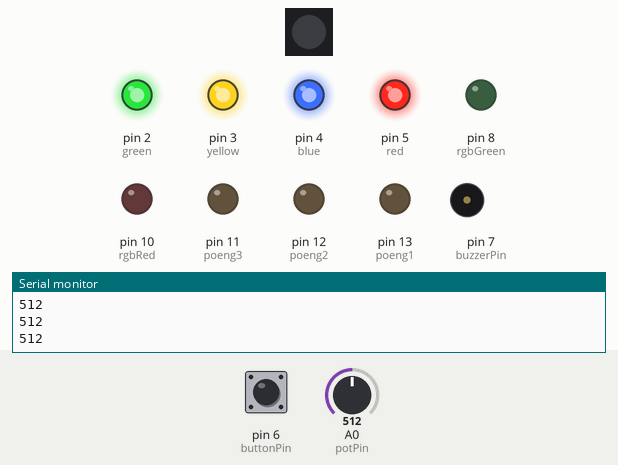
This sketch was run on a simulated Arduino Uno, built with avr-gcc and run on an emulated ATmega328P. Shown: 1 RGB LEDs in strip order, left to right, output pins drawn as LEDs (lit = HIGH), buzzer (waves = sounding), the last lines printed to the serial monitor. Dashed ring = blinking. Inputs (shaded band) come from the test bench; at power-on: pin 6 (buttonPin) HIGH, A0 (potPin) = 512. Random numbers use the default seed unless the sketch sets one.

Above: at 1.4 s.
1.5 s: pin 6 (buttonPin) pulled LOW for 0.55 s
At 2.1 s:
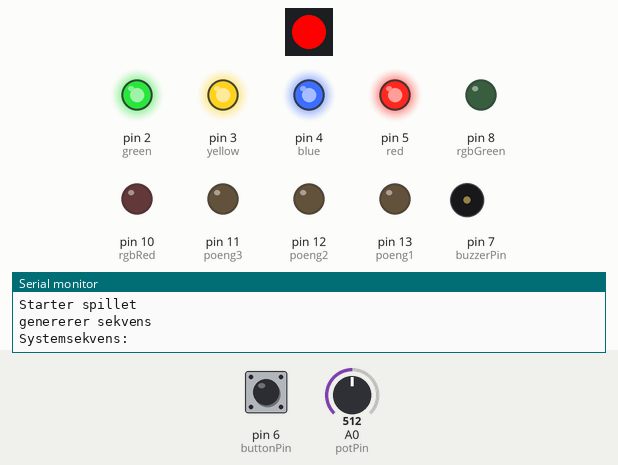
5.0 s: A0 (potPin) set to 490
At 7.1 s:
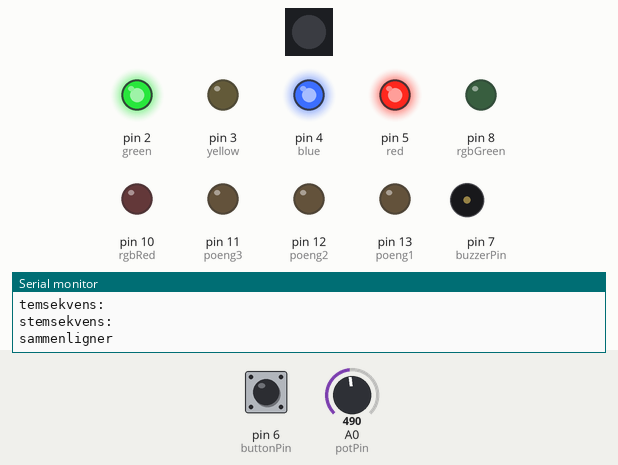
8.0 s: A0 (potPin) set to 510
At 9.3 s:
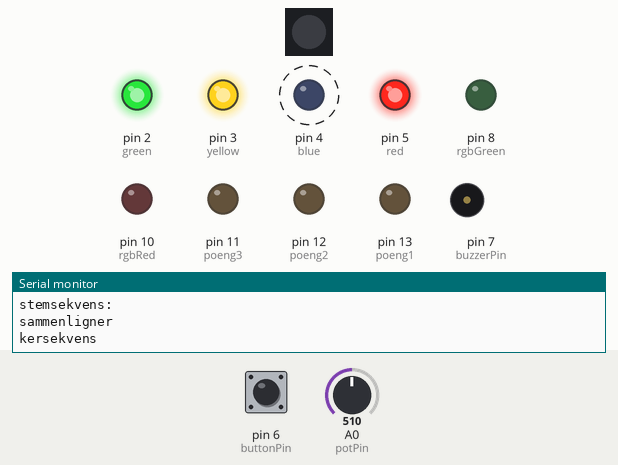
14.0 s: pin 6 (buttonPin) pulled LOW for 1 s
At 15.9 s:
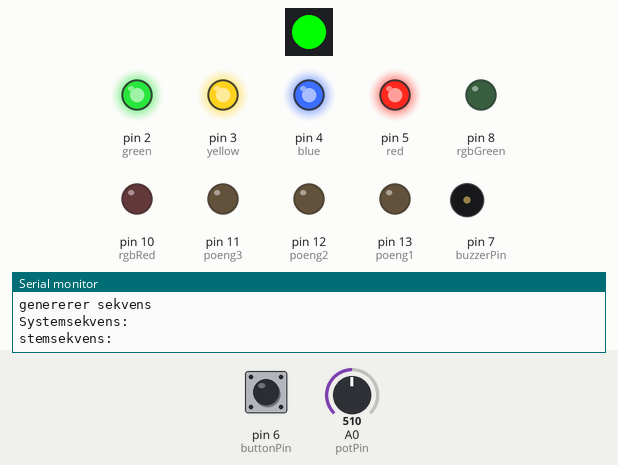
18.0 s: A0 (potPin) set to 655
At 20.9 s:
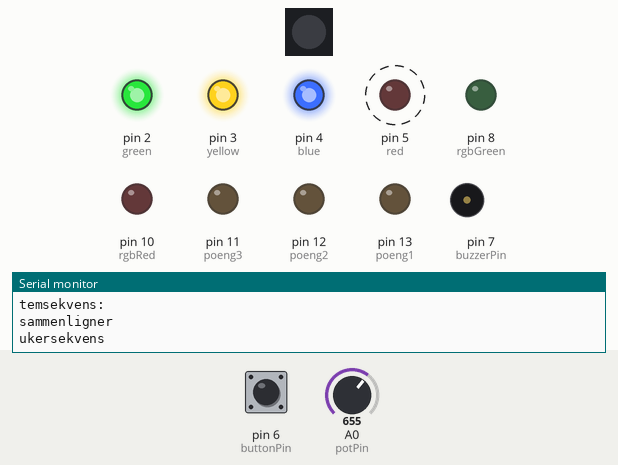
21.0 s: A0 (potPin) set to 290
At 23.0 s:
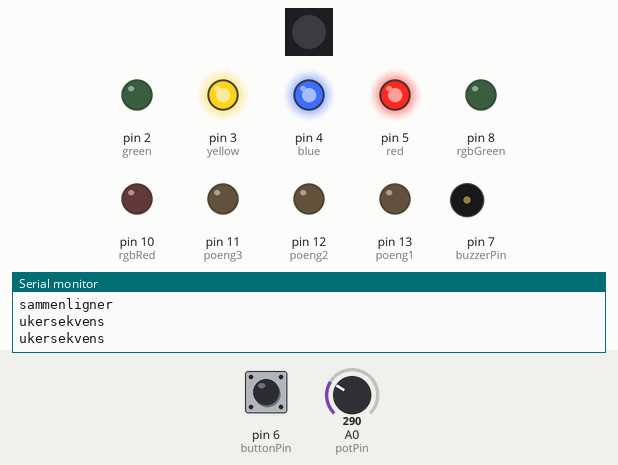
Timing chart, 0 to 25.0 s (numbered marks = the images above; inputs shaded):
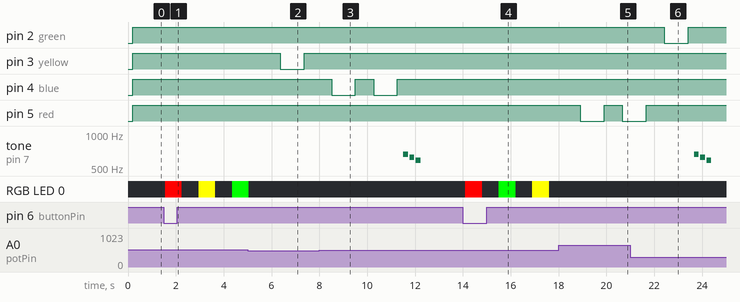

The sketch:

SisteTorsdag12JuniKl1502.ino
```cpp
//INPUT PULLUP OG BUTTON HIGH/LOW MÅ BYTTES
#include <WS2812.h>
WS2812 LED(1);
  cRGB value;

//toner:
const float tone_F4 = 349.23;
const float tone_A4 = 440;
const float tone_C5 = 523.25;
const float tone_D5 = 587.33;
const float tone_Dess5 = 622.25;
const float tone_E5 = 659.25;
const float tone_F5 = 698.46;
const float tone_G5 = 783.99;

//lampene til hvert fargede garnnøste//unike farger i en sekvens:
const int red = 5;
const int blue = 4;
const int yellow = 3;
const int green = 2;

int fargePins[] = { red, blue, yellow, green };

// RGB pins
//fjernes?
const int rgbRed = 10;
const int rgbGreen = 8;
const int rgbBlue = 9;

// RGB multi-dimensjonal array
const int farger[4][3] = {
  { 255, 0, 0 },   // Rød
  { 0, 0, 255 },   // Blå
  { 0, 255, 0 },   // Grønn
  { 255, 255, 0 }  // Gul
};

//ordbok mulig løsning

//potentiometer pin
const int potPin = A0;

//piezo pin
const int buzzerPin = 7;

//start-knapp pin
const int buttonPin = 6;

// Poenglamper
const int poeng1 = 13;
const int poeng2 = 12;
const int poeng3 = 11;

//array med poenglampene
int poengLamper[] = { poeng1, poeng2, poeng3 };

//Start-knapp variabel
int buttonState = 1;

//variabel lengde på sekvensen
const int lengdeSekvens = 3;  //burde egt ikke være const
int systemSekvens[lengdeSekvens];
int brukerSekvens[lengdeSekvens];

//setter poeng til å starte på 0
int poeng = 0;

//boolsk verdi som sier om spillet er over eller ikke
bool fortsett = true;

void setup() {
  LED.setOutput(9);
  Serial.begin(9600);
  //gjør at vi kan printe til serial monitoren om jeg forstod det riktig, slik at vi kan legge inn print og feilsøke mer

  //start-knapp
  pinMode(buttonPin, INPUT_PULLUP);//HUSK Å TA MED!!!!

  //RGB
  pinMode(rgbRed, OUTPUT);
  pinMode(rgbGreen, OUTPUT);
  pinMode(rgbBlue, OUTPUT);

  pinMode(buzzerPin, OUTPUT);  //piezo

  for (int poeng : poengLamper) {  //poenglamper
    pinMode(poeng, OUTPUT);
  }

  for (int farge : fargePins) {  //sekvenslamper
    pinMode(farge, OUTPUT);
  }


  //leser tilfeldig tall fra A1
  randomSeed(analogRead(A1));  //kand obbelsjekkes
}

void loop() {  //tanken er at spillet fortsetter en og en runde frem til man oppnår tre poeng. checks out?
  settFarge(0, 0, 0);
  int verdi = analogRead(potPin);
  Serial.println(verdi);

  for (int farge : fargePins){
    digitalWrite(farge, HIGH);
  }

  buttonState = digitalRead(buttonPin);
  if(buttonState == LOW){
    spill();
  }

  delay(250);
}

void spill() {
  Serial.println("Starter spillet");
  //if (buttonState == HIGH) {//burde gjøre at du bare trenger å trykke på knappen en gang (ikke holde inne, da er det feil)
  genererOgVisSekvens();
  sammenlign();  // Bruker input + evaluering
  sjekkSeier();
}


void genererOgVisSekvens() {
  Serial.println("genererer sekvens");
  // Tellere for hver farge for å begrense maks to av samme farge
  int fargeTeller[] = { 0, 0, 0, 0 };

  for (int i = 0; i < lengdeSekvens; i++) {
    int farge = 0;
    while (fargeTeller[farge] >= 1) {
      farge = random(0, 4);  //0-3, fire farger
       //settFarge(255, 0, 0);//grønn
  //settFarge(0, 255, 0); //rød
  //settFarge(0, 0, 255); //blå
  //settFarge(255, 255, 09; //gul
    }
    systemSekvens[i] = farge;
    fargeTeller[farge]++;
  }

  // Vis sekvensen
  for (int i = 0; i < lengdeSekvens; i++) {
    int systemFarge = systemSekvens[i];
    Serial.println("Systemsekvens: " + systemSekvens[i]);
    settFarge(farger[systemFarge][0], farger[systemFarge][1], farger[systemFarge][2]);
    delay(500);         // vis farge i 1 sekund //tidligere 500, endrer til 200
    settFarge(0, 0, 0);  // slå av
    delay(500);         // vent før neste //tidligere 500, endrer til 200
  }

  delay(100); //buffer
}

void sammenlign() {
  Serial.println("sammenligner");
  //brukerInput array
  //int brukerSekvens[lengdeSekvens];

  //Serial.println("Gjenta sekvensen med potensiometeret:");
  for (int i = 0; i < lengdeSekvens; i++) {
    int valgt = brukerInput();  //sjekker brukerinput, et lys om gangen
    digitalWrite(valgt, LOW);
    delay(1000); //tidligere 2000, endrer til 1000
    digitalWrite(valgt, HIGH);
    delay(250);


    if (valgt == 5){//fikser feil med at brukersekens og systemtall er forskjellige
      valgt = 2;
    }
    else if(valgt == 4){
      valgt = 1;
    }
    else if(valgt == 3){
       valgt = 3;
    }
    else if(valgt == 2){
      valgt = 0;
    }

    brukerSekvens[i] = valgt;
    Serial.println("Brukersekvens" + brukerSekvens[i]);


    // Slukk lyset brukeren har valgt når valget er registrert(feedback), så på igjen

    //digitalWrite(valgt, LOW);
    //delay(2000);
    //digitalWrite(valgt, HIGH);
   // delay(250);  //unngå buffring
    //kanskje sette andre lys, test
  }

  // sammenlign
  bool riktigSvar = true;
  for (int i = 0; i < lengdeSekvens; i++) {
    if (brukerSekvens[i] == systemSekvens[i]) {
      riktigSvar = true;
      continue;
    }
    else if (brukerSekvens[i] != systemSekvens[i]) {
     riktigSvar = false;
     break;
      }
    }

  if(riktigSvar == true){
    riktig();
  }
  else if (riktigSvar == false){
    feil();
  }
}

int lesPotensiometer() {                          //verdier må ferdigstilles når kretsen er ferdigbygget
  int verdi = analogRead(potPin);
  while(verdi > 950 && verdi < 1023){ //delay når pekeren r helt ned til venstre
    delay(1000); //
  }

 // if (verdi > 0 && verdi < 350) return 2;//grønn
  //else if (verdi > 379 && verdi < 485) return 3;//gul
  //else if (verdi > 558 && verdi < 650) return 4;//blå
  //else if (verdi > 729 && verdi < 900) return 5; //rød
  //else return 5; //i tilfelle brukeren ikke klarer å treffe, velges grønt. burde egt vært noe annet, er bare error handling

  //større range for alle fargene
  if (verdi >= 0 && verdi < 300) return 2;         // grønn
  else if (verdi < 493) return 3;                 // gul (350–524)
  else if (verdi < 645) return 4;                 // blå (525–674)
  else return 5;
}

int brukerInput() {                   //per farge i sekvens
  int naaFarge = lesPotensiometer();  //antar gyldige verdier
  unsigned long startTid = millis();  //unsignlong startTid;

  while (true) {
    delay(10);  //unngå buffer
    int nyFarge = lesPotensiometer();

    if (nyFarge != naaFarge) { //antar at siste farge er den riktige
      naaFarge = nyFarge;  //
      startTid = millis();
    }

    if (millis() - startTid > 500) {  //"nedtelling" to sek
      return naaFarge; //returnerer fargen brukeren valgte
    }
  }
}

void sjekkSeier() {
  if (poeng >= 3) {
    seier();
    poeng = 0;
    fortsett = false;
  } else {
    fortsett = true;
  }
}

void settFarge( int r, int g, int b){
//må laste ned  librar
value.b = b; value.g = g; value.r = r;
LED.set_crgb_at(0, value);
LED.sync();
delay(200); //tidligere 500
}


void riktig() {
  poeng++;
  int toner[] = { tone_C5, tone_E5, tone_G5 };
  int varighet = 200;

  for (int i = 0; i < 3 ; i++) {
    tone(buzzerPin, toner[i], varighet);
    delay(260);
  }

  //lys
  if (poeng == 1) {
    digitalWrite(poeng1, HIGH);
    digitalWrite(poeng2, LOW);
    digitalWrite(poeng3, LOW);
  }


  else if (poeng == 2) {
    digitalWrite(poeng1, HIGH);
    digitalWrite(poeng2, HIGH);
    digitalWrite(poeng3, LOW);
  }


  else if (poeng == 3) {
    digitalWrite(poeng1, HIGH);
    digitalWrite(poeng2, HIGH);
    digitalWrite(poeng3, HIGH);
  }
}

void feil() {
  int toner[] = { tone_E5, tone_Dess5, tone_D5 };
  int varighet = 200;
  for (int i = 0; i < 3; i++) {
    tone(buzzerPin, toner[i], varighet);
  delay(260);
  }

  if (poeng == 1) {
    poeng--; //nå har de 0 poeng
    digitalWrite(poeng1, LOW);
    digitalWrite(poeng2, LOW);
    digitalWrite(poeng3, LOW);
  } else if (poeng == 2) {
    poeng--; //nå har de 1 poeng
    digitalWrite(poeng1, HIGH);
    digitalWrite(poeng2, LOW);
    digitalWrite(poeng3, LOW);
  }

  //bruker kan ikke ha tre poeng her og så få feil, ettersom de vinner med en gang de når tre poeng

}


void seier() {
  Serial.println("Seier");

  //victory sound
  float toner[] = { tone_F4, tone_A4, tone_C5, tone_F5, tone_C5, tone_F5 };
  int varighet[] = { 200, 200, 200, 150, 250, 600 };

 for (int i = 0; i < 6; i++) {
    tone(buzzerPin, toner[i], varighet[i]);
    delay(varighet[i] * 1.3);  //tid til neste tone//delay burde væære 130% av varigheten til hver tone
  }

  //alle lys på brettet blinker woop woop, RGB grønn
  for (int i = 0; i < 5; i++) { //skru på alle lys
    //vurderte en for-each løkke, men det ga litt delay og vi vil at alle lys blinker samtidig
    digitalWrite(poeng1, HIGH);
    digitalWrite(poeng2, HIGH);
    digitalWrite(poeng3, HIGH);

    digitalWrite(red, HIGH);
    digitalWrite(blue, HIGH);
    digitalWrite(yellow, HIGH);
    digitalWrite(green, HIGH);

    delay(10); //buffer siden RBG er litt raskere
    settFarge(255, 255, 255);  //grønt lys på RGB

    delay(30);  //alle lys lyser i et halvt sekund

    //skru av alle lys
    digitalWrite(poeng1, LOW);
    digitalWrite(poeng2, LOW);
    digitalWrite(poeng3, LOW);

    digitalWrite(red, LOW);
    digitalWrite(blue, LOW);
    digitalWrite(yellow, LOW);
    digitalWrite(green, LOW);

    delay(10); //buffer siden RBG er litt raskere
    settFarge(0, 0, 0);

    delay(30);  //alle lys er av i et halv sekund
  }
}
```

Measured:
- after the input at 1.5 s, RGB LED 0: off → RGB(255, 0, 0) after 0.05 s, → off 0.70 s later, → RGB(255, 255, 0) 0.70 s later, → off 0.70 s later, … (5 changes in this stretch)
- after the input at 5.0 s, pin 3 (yellow): HIGH → LOW after 1.4 s, → HIGH 1.0 s later
- after the input at 8.0 s, pin 4 (blue): alternates HIGH for 0.76 s and LOW for 1.0 s, 4 changes in all, then stays HIGH, starting after 0.51 s
- after the input at 14.0 s, RGB LED 0: off → RGB(255, 0, 0) after 0.10 s, → off 0.70 s later, → RGB(0, 255, 0) 0.70 s later, → off 0.70 s later, … (6 changes in this stretch)
- after the input at 18.0 s, pin 5 (red): HIGH → LOW after 0.91 s, → HIGH 1.0 s later, → LOW 0.76 s later
- after the input at 21.0 s, pin 2 (green): HIGH → LOW after 1.4 s, → HIGH 1.0 s later
- by itself, tone on pin 7 (buzzerPin): plays 659 Hz for 0.20 s, 622 Hz for 0.20 s, 587 Hz for 0.20 s
